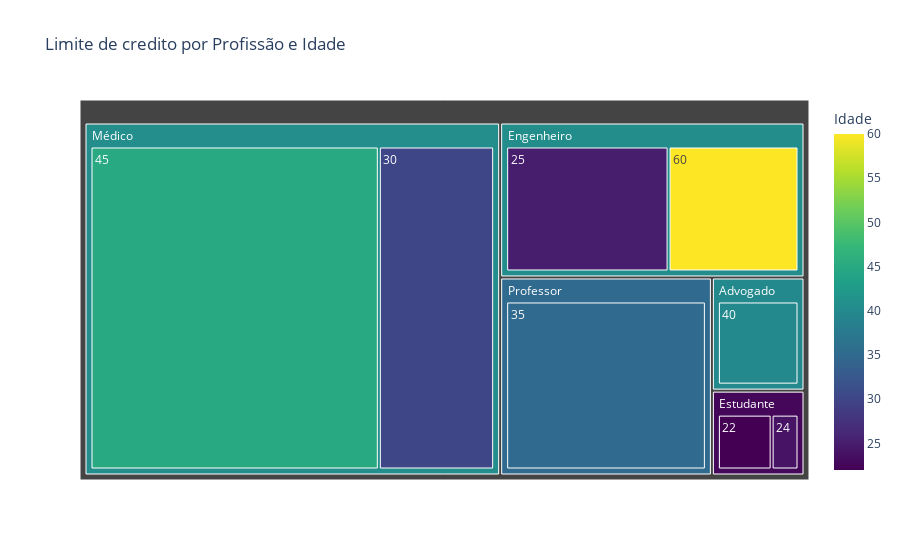

The code cell stored with this chart in its notebook:
### Markdown cell above
## 🔎 Interpretação do gráfico Treemap (Mapa de Árvore)

### Esse gráfico mostra:

O limite médio de crédito dos clientes de acordo com a profissão e a idade.
- Cada retângulo representa uma profissão, subdividida pelas diferentes idades.
  
- O tamanho do retângulo indica o valor médio do limite de crédito: quanto maior a área, maior o limite.
  
- A cor representa a idade, permitindo visualizar como a faixa etária influencia dentro de cada profissão.

### Com isso, você consegue extrair insights do tipo:

Profissões com maiores limites de crédito: destacam-se médicos, engenheiros e professores.

Variação do limite de credito dentro da mesma profissão conforme a idade: médicos tendem a alcançar limites mais altos à medida que envelhecem, enquanto os engenheiros concentram-se nas faixas etárias mais jovens.

Diferenças de consistência entre profissões: algumas apresentam grande disparidade de limites entre idades (como engenheiros, que têm tanto profissionais mais velhos quanto estudantes mais novos), enquanto outras mantêm valores mais estáveis ao longo das idades.

### Code cell
# Gráfico interativo (Qual o nome deste tipo de gráfico)
# Dados: comparando o limite de credito que as profissões tem de acordo com a idade

# Conversão da coluna Limite de credito para o tipo númerico
df['Limite_Credito'] = pd.to_numeric(df['Limite_Credito'])

# Agrupamento dos DataFrame por profissão, idade, e calculando a média do limite de credito
limite_por_profissao_idade = df.groupby(['Profissão', 'Idade'])['Limite_Credito'].mean().reset_index()

# Criando o gráfico de treemap com os limites de credito por profissão, usando as cores para representar a idade
fig = px.treemap(limite_por_profissao_idade, path=['Profissão', 'Idade'], 
                 values = 'Limite_Credito', 
                 title = 'Limite de credito por Profissão e Idade', 
                 color = 'Idade',
                 color_continuous_scale=px.colors.sequential.Viridis)

# Exibindo gráfico
fig.show()

### Figure 1 — Plotly figure (JSON) as saved in the notebook; plotly's stock layout.template omitted (floating-point values rounded to 4 significant figures)
{"data": [{"branchvalues": "total", "customdata": [[22], [24], [25], [30], [35], [40], [45], [60], [40], [40.56], [22.67], [40.71], [35]], "domain": {"x": [0, 1], "y": [0, 1]}, "hovertemplate": "labels=%{label}<br>Limite_Credito=%{value}<br>parent=%{parent}<br>id=%{id}<br>Idade=%{color}<extra></extra>", "ids": ["Estudante/22", "Estudante/24", "Engenheiro/25", "Médico/30", "Professor/35", "Advogado/40", "Médico/45", "Engenheiro/60", "Advogado", "Engenheiro", "Estudante", "Médico", "Professor"], "labels": ["22", "24", "25", "30", "35", "40", "45", "60", "Advogado", "Engenheiro", "Estudante", "Médico", "Professor"], "marker": {"coloraxis": "coloraxis", "colors": [22, 24, 25, 30, 35, 40, 45, 60, 40, 40.56, 22.67, 40.71, 35]}, "name": "", "parents": ["Estudante", "Estudante", "Engenheiro", "Médico", "Professor", "Advogado", "Médico", "Engenheiro", "", "", "", "", ""], "type": "treemap", "values": [500, 250, 2500, 4000, 4000, 1000, 10000, 2000, 1000, 4500, 750, 14000, 4000]}], "layout": {"coloraxis": {"colorbar": {"title": {"text": "Idade"}}, "colorscale": [[0, "#440154"], [0.1111, "#482878"], [0.2222, "#3e4989"], [0.3333, "#31688e"], [0.4444, "#26828e"], [0.5556, "#1f9e89"], [0.6667, "#35b779"], [0.7778, "#6ece58"], [0.8889, "#b5de2b"], [1, "#fde725"]]}, "legend": {"tracegroupgap": 0}, "title": {"text": "Limite de credito por Profissão e Idade"}}}
